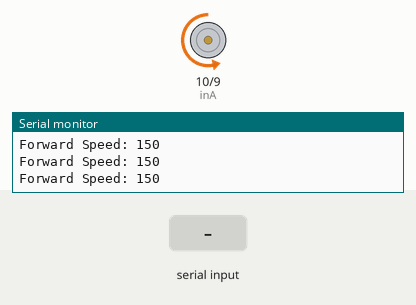
Recording of a sketch running on a simulated Arduino Uno, built with avr-gcc and run on an emulated ATmega328P. Parts: motor-driver pin pairs drawn as motors (green arrow = first pin HIGH = forward, orange = second pin HIGH = backward, longer = more drive, scaled by the enable pin), the last lines printed to the serial monitor. The test bench sets the inputs (shaded band).

Above: at 1.2 s.
1.3 s: "90,45\n" received over Serial
At 2.1 s:
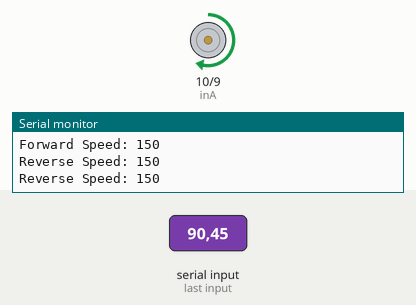
3.8 s: "30,150\n" received over Serial
At 6.1 s:
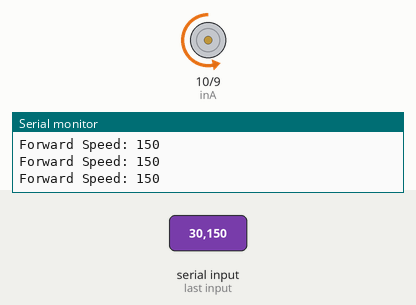
Timing chart, 0 to 7.6 s (numbered marks = the images above; inputs shaded):
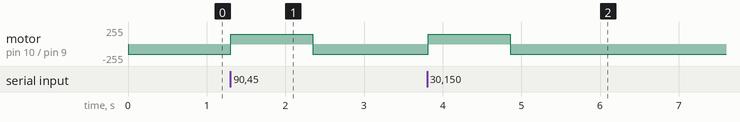

The sketch:

motor_spin.ino
```cpp
int enablePin = 11;
int inA = 10;
int inB = 9;
int speed = 150;
int direc = 0;

void setup() {
  // put your setup code here, to run once:
  pinMode(inA, OUTPUT);
  pinMode(inB, OUTPUT);
  pinMode(enablePin, OUTPUT);
  Serial.begin(9600);
}

void loop() {
  // put your main code here, to run repeatedly:
if(Serial.available()){
  direc = Serial.parseInt();
}
if(direc == 0){
  forward(speed);
  Serial.print("Forward Speed: ");
  Serial.println(speed);
}
else{
  reverse(speed);
  Serial.print("Reverse Speed: ");
  Serial.println(speed);
}
}
void forward(int speed){
  analogWrite(enablePin, speed);
  digitalWrite(inA, LOW);
  digitalWrite(inB,HIGH);
}
void reverse(int speed){
  analogWrite(enablePin, speed);
  digitalWrite(inA, HIGH);
  digitalWrite(inB,LOW);
}
```

Measured:
- after the input at 1.3 s, motor on pin 10 (inA) / pin 9 (inB): backward 150/255 → forward 150/255 at once, → backward 150/255 1.0 s later
- after the input at 3.8 s, motor on pin 10 (inA) / pin 9 (inB): backward 150/255 → forward 150/255 at once, → backward 150/255 1.0 s later
